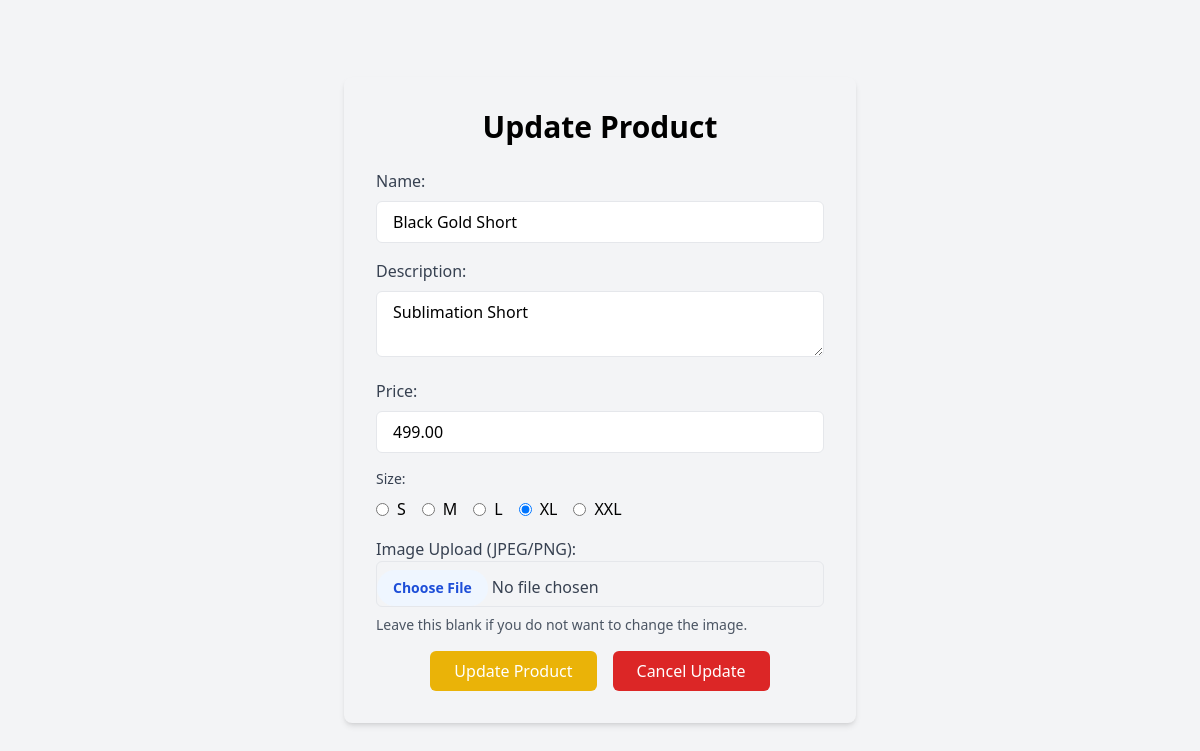
Screenshot of /updateProduct.php?id=13 with the database file from the repository.
### tables this page shows
CREATE TABLE `products` (
  `id` int(11) NOT NULL,
  `name` varchar(255) NOT NULL,
  `description` text DEFAULT NULL,
  `price` decimal(10,2) NOT NULL,
  `image_url` varchar(255) DEFAULT NULL,
  `date_created` datetime DEFAULT current_timestamp(),
  `date_updated` datetime DEFAULT current_timestamp() ON UPDATE current_timestamp(),
  `size` enum('S','M','L','XL','XXL') DEFAULT NULL,
  `stock` tinyint(1) NOT NULL DEFAULT 1
);

### updateProduct.php (the view, shortened to what this page needs)
<?php
$host = 'localhost';
$username = 'root';
$password = '';
$database = 'capstoneloginver2';
$db = new mysqli($host, $username, $password, $database);
if (isset($_GET['id'])) {
    $id = intval($_GET['id']);
    $stmt = $db->prepare("SELECT name, description, price, size, image_url FROM products WHERE id = ?");
    $stmt->bind_param("i", $id);
    $stmt->execute();
    $result = $stmt->get_result();
    if ($result->num_rows > 0) {
        $product = $result->fetch_assoc();
    } else {
        $_SESSION['message'] = "Product not found.";
        header("Location: myProducts.php");
        exit();
    }
} else {
    $_SESSION['message'] = "Invalid product ID.";
    header("Location: myProducts.php");
    exit();
}
?>
<!DOCTYPE html>
<html lang="en">
<head>
    <script src="https://cdn.tailwindcss.com"></script>
    <link href="https://cdn.jsdelivr.net/npm/aos@2.3.4/dist/aos.css" rel="stylesheet">
    <link href="https://cdnjs.cloudflare.com/ajax/libs/font-awesome/5.15.4/css/all.min.css" rel="stylesheet">
    <link rel="stylesheet" href="style.css">
</head>
<body style="background-image: url('http://www.pixelstalk.net/wp-content/uploads/2016/10/Black-and-Orange-Background-Full-HD.jpg'); background-size: cover; background-repeat: no-repeat;" class="bg-gray-100 flex items-center justify-center min-h-screen">
    <div  class="bg-gray-100 p-8 rounded-lg shadow-md w-full max-w-lg">
        <h1 class="text-3xl font-bold mb-6 text-center">Update Product</h1>
        <form action="updateProductProcess.php" method="POST" enctype="multipart/form-data">
            <div class="mb-4">
                <label class="block text-gray-700">Name:</label>
                <input type="text" name="name" value="<?php echo htmlspecialchars($product['name']); ?>" required class="w-full px-4 py-2 mt-2 border rounded-md focus:outline-none focus:ring-2 focus:ring-blue-400">
            </div>
            <div class="mb-4">
                <label class="block text-gray-700">Description:</label>
                <textarea name="description" required class="w-full px-4 py-2 mt-2 border rounded-md focus:outline-none focus:ring-2 focus:ring-blue-400"><?php echo htmlspecialchars($product['description']); ?></textarea>
            </div>
            <div class="mb-4">
                <label class="block text-gray-700">Price:</label>
                <input type="number" name="price" value="<?php echo htmlspecialchars($product['price']); ?>" step="0.01" required class="w-full px-4 py-2 mt-2 border rounded-md focus:outline-none focus:ring-2 focus:ring-blue-400">
            </div>
            <div class="mb-4">
    <span class="block text-sm font-medium text-gray-700">Size:</span>
    <div class="flex space-x-4 mt-2">
        <label class="flex items-center"><input type="radio" name="size" value="S" <?php if ($product['size'] === 'S') echo 'checked'; ?> class="mr-2" /> S</label>
        <label class="flex items-center"><input type="radio" name="size" value="M" <?php if ($product['size'] === 'M') echo 'checked'; ?> class="mr-2" /> M</label>
        <label class="flex items-center"><input type="radio" name="size" value="L" <?php if ($product['size'] === 'L') echo 'checked'; ?> class="mr-2" /> L</label>
        <label class="flex items-center"><input type="radio" name="size" value="XL" <?php if ($product['size'] === 'XL') echo 'checked'; ?> class="mr-2" /> XL</label>
        <label class="flex items-center"><input type="radio" name="size" value="XXL" <?php if ($product['size'] === 'XXL') echo 'checked'; ?> class="mr-2" /> XXL</label>
    </div>
</div>
            <div class="mb-4">
                <label class="block text-gray-700">Image Upload (JPEG/PNG):</label>
                <input type="file" name="image" accept=".jpeg,.jpg,.png" class="block w-full text-gray-700 border rounded-md file:mt-2 file:py-2 file:px-4 file:rounded-full file:border-0 file:text-sm file:font-semibold file:bg-blue-50 file:text-blue-700 hover:file:bg-blue-100" />
                <p class="mt-2 text-gray-600 text-sm">Leave this blank if you do not want to change the image.</p>
            </div>
            <div class="flex justify-center">
                <button type="submit" class="px-6 py-2 text-white bg-yellow-500 rounded-md hover:bg-yellow-600 focus:outline-none focus:ring-2 focus:ring-blue-400 mr-2">Update Product</button>
                <a href="myProducts.php"><button  class="px-6 py-2 text-white bg-red-600 rounded-md ml-2 hover:bg-red-700 focus:outline-none focus:ring-2 focus:ring-blue-400">Cancel Update</button></a>
            </div>
        </form>
    </div>
</body>
</html>

### rows the page displays
products: name "Black Gold Short", description "Sublimation Short", price "499.00", size "☐ S", size "☐ M", size "☐ L", size "☑ XL", size "☐ XXL"
